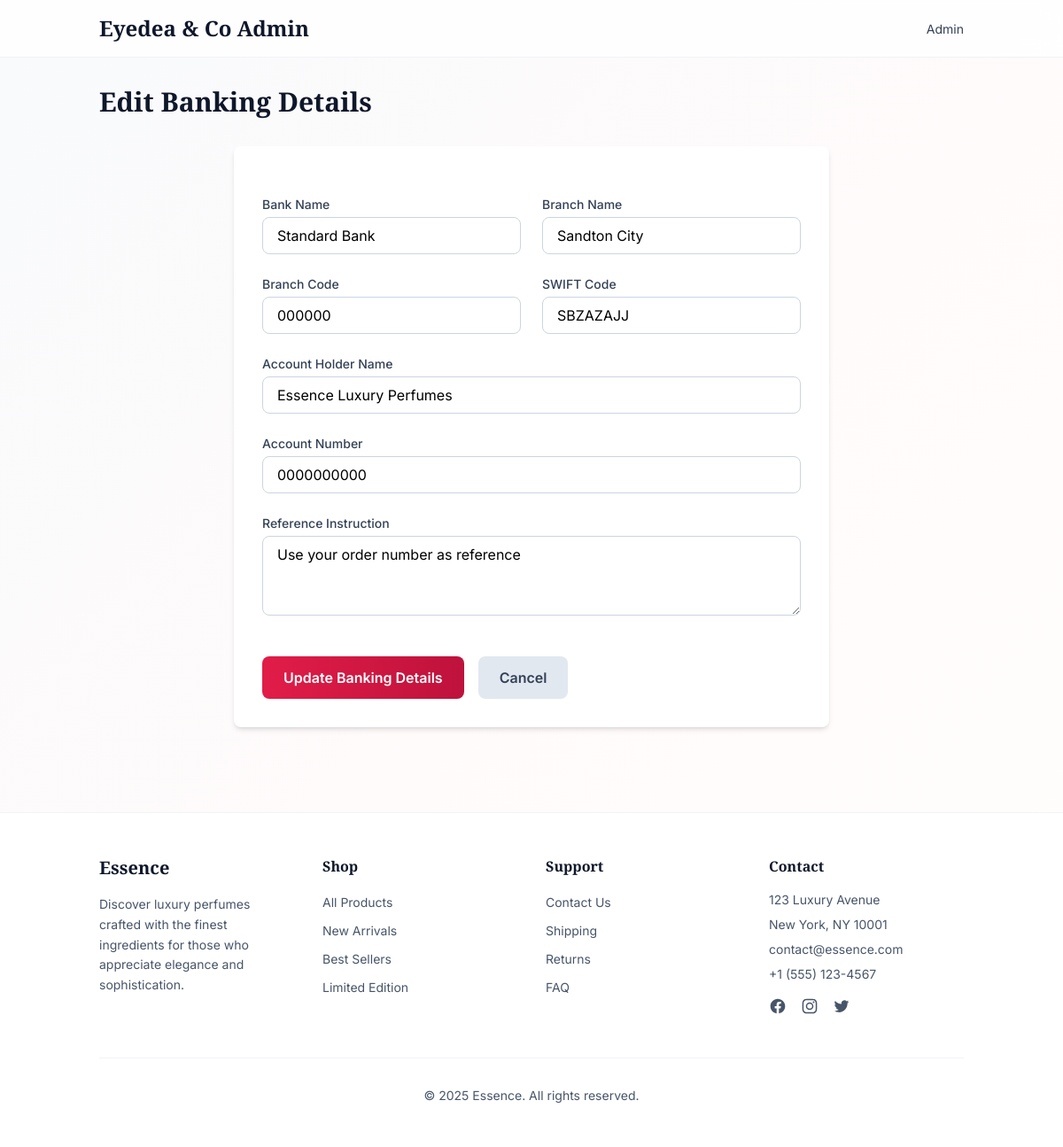
The page /api/auth/admin/edit-banking/ (signed in) on the database its author committed.
### authentication/models.py (models this page shows, shortened)
class BankingDetails(models.Model):
    bank_name = models.CharField(max_length=100, default='Standard Bank')
    account_holder_name = models.CharField(max_length=255, default='Essence Luxury Perfumes')
    account_number = models.CharField(max_length=50, default='0000000000')
    branch_code = models.CharField(max_length=20, default='000000')
    branch_name = models.CharField(max_length=100, default='Sandton City')
    swift_code = models.CharField(max_length=20, default='SBZAZAJJ', null=True, blank=True)
    reference_instruction = models.TextField(default="Use your order number as reference", blank=True)
    updated_at = models.DateTimeField(auto_now=True)
    class Meta:
        verbose_name = 'Banking Details'
        verbose_name_plural = 'Banking Details'

class ContactInfo(models.Model):
    address = models.CharField(max_length=255, default='123 Luxury Avenue')
    city = models.CharField(max_length=100, default='New York')
    state = models.CharField(max_length=100, default='NY')
    zip_code = models.CharField(max_length=20, default='10001')
    email = models.EmailField(default='contact@essence.com')
    phone = models.CharField(max_length=20, default='+1 (555) 123-4567')
    updated_at = models.DateTimeField(auto_now=True)
    class Meta:
        verbose_name = 'Contact Information'
        verbose_name_plural = 'Contact Information'

### authentication/views_admin.py (the view, shortened to what this page needs)
# urls.py: path('admin/edit-banking/', views_admin.edit_banking_details, name='edit_banking_details'),
@staff_member_required
def edit_banking_details(request):
    banking_details, created = BankingDetails.objects.get_or_create(
        id=1,
        defaults={
            'bank_name': 'Standard Bank',
            'account_holder_name': 'Essence Luxury Perfumes',
            'account_number': '0000000000',
            'branch_code': '000000',
            'branch_name': 'Sandton City',
            'swift_code': 'SBZAZAJJ',
            'reference_instruction': 'Use your order number as reference'
        }
    )
    context = {
        'banking_details': banking_details,
        'title': 'Edit Banking Details'
    }
    return render(request, 'edit_banking_details.html', context)

### authentication/context_processors.py (called while the page is built, shortened)
def contact_info(request):
    try:
        contact_info_instance = ContactInfo.objects.first()
        return {'contact_info': contact_info_instance}
    except:
        return {
            'contact_info': {
                'address': '123 Luxury Avenue',
                'city': 'New York',
                'state': 'NY',
                'zip_code': '10001',
                'email': 'contact@essence.com',
                'phone': '+1 (555) 123-4567'
            }
        }

### templates/edit_banking_details.html (shortened to what this page needs)
{% extends "base.html" %}
{% block content %}
<div class="container mx-auto px-6 py-8">
    <h1 class="text-3xl font-serif-display font-bold text-slate-900 mb-8">Edit Banking Details</h1>
    <div class="max-w-2xl mx-auto bg-white p-8 rounded-lg shadow-md">
        <form method="post" class="space-y-6">
            <div class="grid grid-cols-1 md:grid-cols-2 gap-6">
                <div>
                    <label for="bank_name" class="block text-sm font-medium text-slate-700 mb-1">Bank Name</label>
                    <input type="text" id="bank_name" name="bank_name" value="{{ banking_details.bank_name|default:'' }}"
                           class="w-full px-4 py-2 border border-slate-300 rounded-lg focus:ring-2 focus:ring-rose-500 focus:border-rose-500">
                </div>
                <div>
                    <label for="branch_name" class="block text-sm font-medium text-slate-700 mb-1">Branch Name</label>
                    <input type="text" id="branch_name" name="branch_name" value="{{ banking_details.branch_name|default:'' }}"
                           class="w-full px-4 py-2 border border-slate-300 rounded-lg focus:ring-2 focus:ring-rose-500 focus:border-rose-500">
                </div>
                <div>
                    <label for="branch_code" class="block text-sm font-medium text-slate-700 mb-1">Branch Code</label>
                    <input type="text" id="branch_code" name="branch_code" value="{{ banking_details.branch_code|default:'' }}"
                           class="w-full px-4 py-2 border border-slate-300 rounded-lg focus:ring-2 focus:ring-rose-500 focus:border-rose-500">
                </div>
                <div>
                    <label for="swift_code" class="block text-sm font-medium text-slate-700 mb-1">SWIFT Code</label>
                    <input type="text" id="swift_code" name="swift_code" value="{{ banking_details.swift_code|default:'' }}"
                           class="w-full px-4 py-2 border border-slate-300 rounded-lg focus:ring-2 focus:ring-rose-500 focus:border-rose-500">
                </div>
            </div>
            <div>
                <label for="account_holder_name" class="block text-sm font-medium text-slate-700 mb-1">Account Holder Name</label>
                <input type="text" id="account_holder_name" name="account_holder_name" value="{{ banking_details.account_holder_name|default:'' }}"
                       class="w-full px-4 py-2 border border-slate-300 rounded-lg focus:ring-2 focus:ring-rose-500 focus:border-rose-500">
            </div>
            <div>
                <label for="account_number" class="block text-sm font-medium text-slate-700 mb-1">Account Number</label>
                <input type="text" id="account_number" name="account_number" value="{{ banking_details.account_number|default:'' }}"
                       class="w-full px-4 py-2 border border-slate-300 rounded-lg focus:ring-2 focus:ring-rose-500 focus:border-rose-500">
            </div>
            <div>
                <label for="reference_instruction" class="block text-sm font-medium text-slate-700 mb-1">Reference Instruction</label>
                <textarea id="reference_instruction" name="reference_instruction" rows="3"
                        class="w-full px-4 py-2 border border-slate-300 rounded-lg focus:ring-2 focus:ring-rose-500 focus:border-rose-500">{{ banking_details.reference_instruction|default:'Use your order number as reference' }}</textarea>
            </div>
            <div class="flex space-x-4 pt-4">
                <button type="submit" class="px-6 py-3 bg-gradient-to-r from-rose-600 to-rose-700 text-white font-semibold rounded-lg hover:shadow-lg transition-shadow">
                    Update Banking Details
                </button>
                <a href="{% url 'admin_dashboard' %}" class="px-6 py-3 bg-slate-200 text-slate-700 font-semibold rounded-lg hover:bg-slate-300 transition-colors">
                    Cancel
                </a>
            </div>
        </form>
    </div>
</div>
{% endblock %}

### templates/base.html (shortened to what this page needs)
<!DOCTYPE html>
<html lang="en">
<head>
    <script src="https://cdn.tailwindcss.com"></script>
</head>
<body class="min-h-screen bg-gradient-to-br from-slate-50 via-rose-50/30 to-amber-50/20">
    <nav class="bg-white/80 backdrop-blur-md border-b border-slate-200/50 sticky top-0 z-50">
      <div class="container mx-auto px-6 py-4">
        <div class="flex items-center justify-between">
          {% if user.is_staff %}
            <a href="{% url 'admin_dashboard' %}" class="text-2xl font-bold text-slate-900" style="font-family: 'Playfair Display', serif;">
              Eyedea & Co Admin
            </a>
          {% else %}
            <a href="{% url 'shop' %}" class="text-2xl font-bold text-slate-900" style="font-family: 'Playfair Display', serif;">
              Eyedea & Co
            </a>
          {% endif %}
          <div class="flex items-center gap-8">
            {% if user.is_authenticated %}
            {% if user.is_staff %}
            <div class="flex items-center gap-4">
              <div class="relative group">
                <span class="text-sm text-slate-700 max-w-[120px] truncate cursor-pointer">
                  Admin
                </span>
              </div>
            </div>
            {% endif %}
            {% else %}
            <a href="{% url 'auth_page' %}?mode=login"
               class="px-4 py-2 bg-gradient-to-r from-rose-600 to-rose-700 text-white font-semibold rounded-lg hover:shadow-lg transition-shadow">
              Sign In
            </a>
            {% endif %}
          </div>
        </div>
      </div>
    </nav>
    {% block content %}
    {% endblock %}
    <footer class="bg-white border-t border-slate-200/50 mt-16">
      <div class="container mx-auto px-6 py-12">
        <div class="grid grid-cols-1 md:grid-cols-4 gap-8">
          <div>
            <h3 class="text-xl font-serif-display font-bold text-slate-900 mb-4">Essence</h3>
            <p class="text-slate-600 text-sm leading-relaxed">
              Discover luxury perfumes crafted with the finest ingredients for those who appreciate elegance and sophistication.
            </p>
          </div>
          <div>
            <h4 class="font-semibold text-slate-900 mb-4">Shop</h4>
            <ul class="space-y-2">
              <li><a href="{% url 'shop' %}" class="text-slate-600 hover:text-rose-600 transition-colors text-sm">All Products</a></li>
              <li><a href="#" class="text-slate-600 hover:text-rose-600 transition-colors text-sm">New Arrivals</a></li>
              <li><a href="#" class="text-slate-600 hover:text-rose-600 transition-colors text-sm">Best Sellers</a></li>
              <li><a href="#" class="text-slate-600 hover:text-rose-600 transition-colors text-sm">Limited Edition</a></li>
            </ul>
          </div>
          <div>
            <h4 class="font-semibold text-slate-900 mb-4">Support</h4>
            <ul class="space-y-2">
              <li><a href="#" class="text-slate-600 hover:text-rose-600 transition-colors text-sm">Contact Us</a></li>
              <li><a href="#" class="text-slate-600 hover:text-rose-600 transition-colors text-sm">Shipping</a></li>
              <li><a href="#" class="text-slate-600 hover:text-rose-600 transition-colors text-sm">Returns</a></li>
              <li><a href="#" class="text-slate-600 hover:text-rose-600 transition-colors text-sm">FAQ</a></li>
            </ul>
          </div>
          <div>
            <h4 class="font-semibold text-slate-900 mb-4">Contact</h4>
            <address class="text-slate-600 text-sm not-italic">
              <p class="mb-2">{{ contact_info.address }}</p>
              <p class="mb-2">{{ contact_info.city }}, {{ contact_info.state }} {{ contact_info.zip_code }}</p>
              <p class="mb-2">{{ contact_info.email }}</p>
              <p>{{ contact_info.phone }}</p>
            </address>
            <div class="flex space-x-4 mt-4">
              <a href="#" class="text-slate-600 hover:text-rose-600 transition-colors">
              </a>
              <a href="#" class="text-slate-600 hover:text-rose-600 transition-colors">
              </a>
              <a href="#" class="text-slate-600 hover:text-rose-600 transition-colors">
              </a>
            </div>
          </div>
        </div>
        <div class="border-t border-slate-200/50 mt-12 pt-8 flex flex-col md:flex-row justify-center items-center">
          <p class="text-slate-600 text-sm text-center">© 2025 Essence. All rights reserved.</p>
        </div>
      </div>
    </footer>
</body>
</html>

### rows shown on the page
BankingDetails: bank_name "Standard Bank", branch_name "Sandton City", branch_code "000000", swift_code "SBZAZAJJ", account_holder_name "Essence Luxury Perfumes", account_number "0000000000", reference_instruction "Use your order number as reference"
ContactInfo: address "123 Luxury Avenue", city "New York", state "NY", zip_code "10001", email "contact@essence.com", phone "+1 (555) 123-4567"
